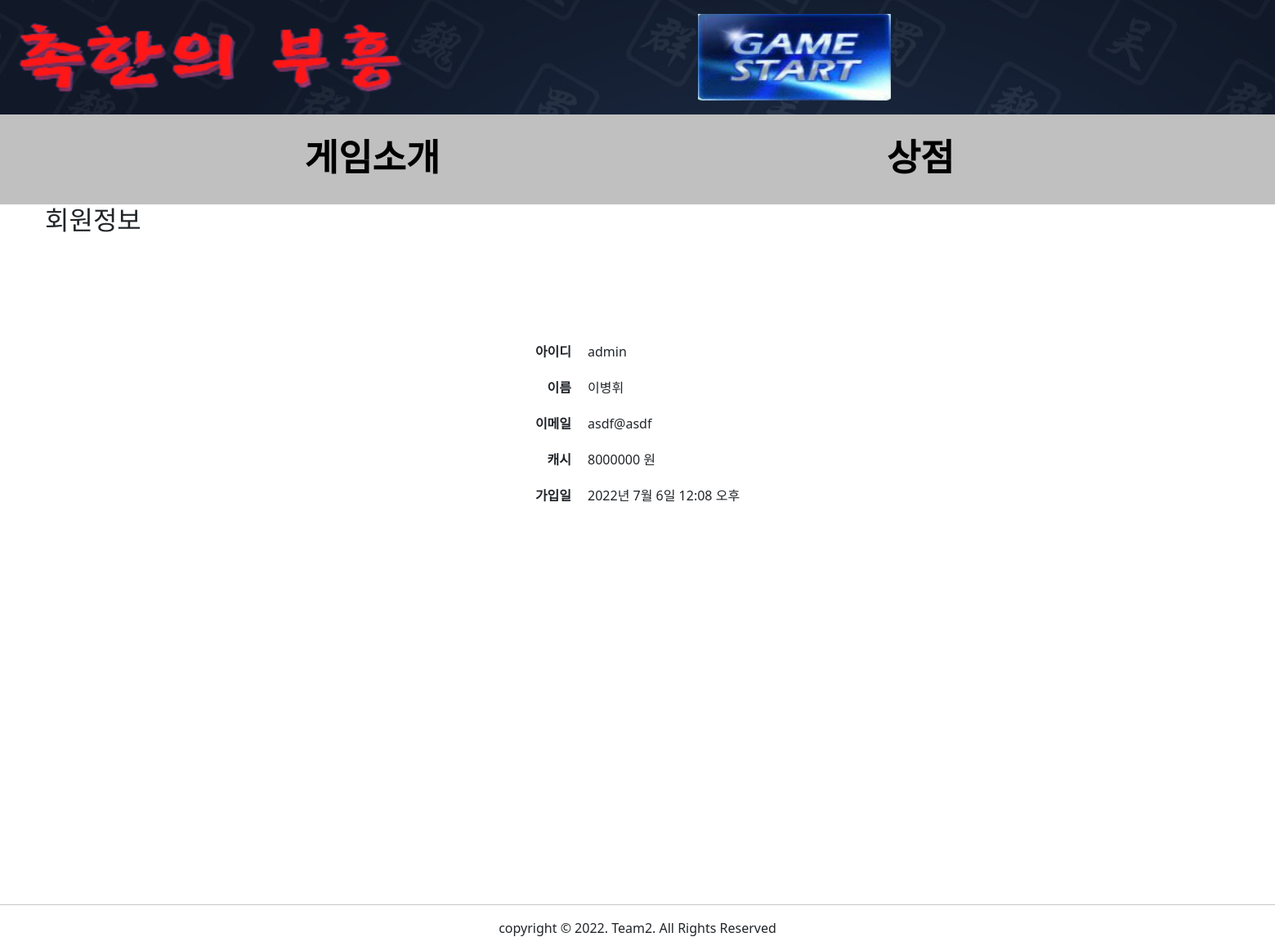
Before: /myinfo/ (signed in) with the older database file.
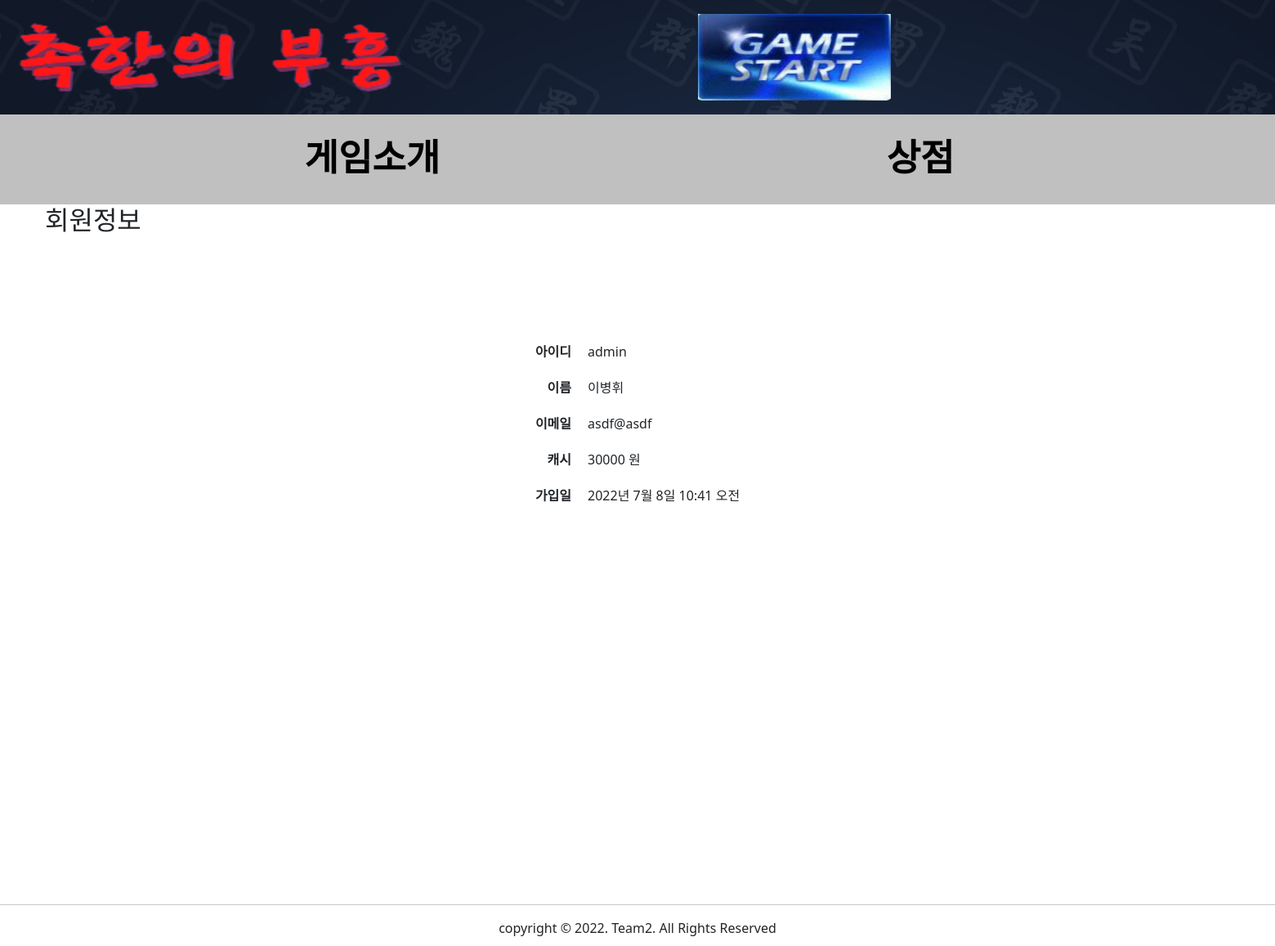
After: the same page with the newer database file.
### member/models.py (models this page shows, shortened)
class Member(models.Model):
    id=models.AutoField(primary_key=True)
    userid = models.CharField(max_length=18)
    passwd=models.CharField(max_length=18)
    name=models.CharField(max_length=5)
    jumin=models.CharField(max_length=13, default='')
    phone=models.CharField(max_length=11, default='')
    email=models.CharField(max_length=100)
    cash=models.IntegerField(default=0)
    regdate=models.DateTimeField(default=datetime.now)
    class Meta:
        db_table = 'member'     # 생성할 테이블 이름 지정
        ordering = ['-regdate'] # 정렬기준 지정 최근가입일부터 정렬

### member/views.py (the view)
# urls.py: path('myinfo/', views.myinfo, name='myinfo'),
def myinfo(request):
    member = {}
    if request.session.get('userid'):
        userid = request.session.get('userid')
        member = Member.objects.get(userid=userid)
    context = {'member': member}
    return render(request, 'myinfo.html', context)

### templates/myinfo.html (shortened to what this page needs)
{% extends 'project.html' %}
{% block content %}
    <h2>회원정보</h2>
        <table>
            <tr><th>아이디</th><td>{{ member.userid }}</td></tr>
            <tr><th>이름</th><td>{{ member.name }}</td></tr>
            <tr><th>이메일</th><td>{{ member.email }}</td></tr>
            <tr><th>캐시</th><td>{{ member.cash }} 원</td></tr>
            <tr><th>가입일</th><td>{{ member.regdate }}</td></tr>
        </table>
{% endblock %}

### templates/project.html (shortened to what this page needs)
<!DOCTYPE html>
<html lang="ko">
<head>
    {% load static %}
    <link rel="stylesheet" href="{% static '/css/bs5/bootstrap.min.css' %}">
    <link rel="stylesheet" href="{% static '/css/normalize.css' %}">
    <link rel="stylesheet" href="{% static '/css/project.css' %}">
    <link rel="stylesheet" href="https://cdn.jsdelivr.net/npm/bootstrap-icons@1.8.3/font/bootstrap-icons.css">
</head>
    <header>
    <div id="wrapper">
         <h1><a href="/"><img id='logo' src="/static/img/logo.png" alt="logo"></a></h1>
             <ul id="gamestart" ><a href="/main_menu"><img src="/static/img/gamestart.png"></a></ul>
            </div>
    </header>
        <nav>
        <ul id="mmenu">
            <li><a href="/game_info">게임소개</a></li>
            <li><a href="/pay">상점</a></li>
        </ul>
        </nav>
    <div id="main">
        {% block content %}{% endblock %}
    </div>
    <footer>
        <hr>
        <div>copyright &copy; 2022. Team2. All Rights Reserved</div>
    </footer>
</body>
</html>

### static/css/project.css (style rules this page uses)
header { height: auto; }
header h1 { margin: 0; float: left }
header img { width: 120px; padding: 7px }
nav { background: silver; padding: 5px 15px; clear: both; }
#mmenu { padding:3px; }
#mmenu li { font-size: 30px; text-align: center; display: inline-block; margin-left: 40px; }
#wrapper { height:auto }
#main { min-height:840px }
footer { height: auto;text-align: center; padding-bottom: 10px; }

### templates/myinfo.html (style rules this page uses)
#wrapper { display:flex; }
#wrapper a { font-size: 23px; font-weight: bold; text-decoration: none; color: white; }
header { background-image:url('/static/img/background.jpg'); height:140px; width: 100% }
a:link { color: black; text-decoration:none }
#logo { width: 515px; height:115px; float:left; margin-top:15px }
#gamestart { list-style:none; margin-left:300px; margin-top: 10px }
#gamestart img { width:250px; height: 120px; }
nav { width:100%; background: silver; padding: 5px 15px; clear: both; display:inline-block }
nav ul { word-spacing:500px; font-weight:bold; text-align: center; list-style: none; font-size: 25px; padding:3px; margin-right:60px; margin-top: 10px }
nav li { display: flex; align-items: center; flex-wrap: wrap; text-align: center }
nav a { font-size:45px }
table { margin: 120px auto }
th, td { padding: 10px }
th { text-align: right }
h2 { margin-left: 55px }

Changed rows visible on the page:
removed Member: userid "admin", name "이병휘", email "asdf@asdf", cash "8000000", regdate "2022년 7월 6일 12:08 오후"
added Member: userid "admin", name "이병휘", email "asdf@asdf"
Other visible differences:
{{ member.cash }}: (not shown) → "30000"
{{ member.regdate }}: (not shown) → "2022년 7월 8일 10:41 오전"
